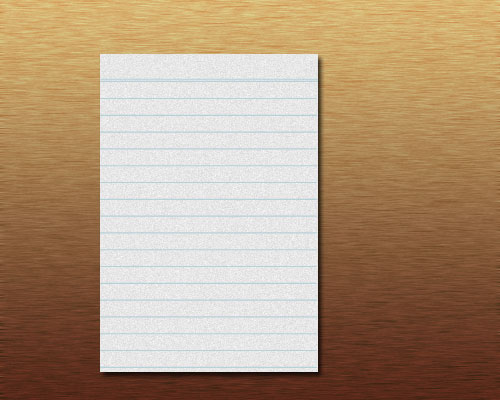
#> input picture sample.jpg, 500 x 400 px
$ python CamScanner.py
#> lines starting #> are read from the running program, lines starting #| are printed output that depends on the picture; after the words box and inside, x2 and y2 are one past the last pixel; in counts of white or black regions, pixels touching at a corner belong together
### mapper.py
#SOURCE CODE link:  https://www.pyimagesearch.com/2014/08/25/4-point-opencv-getperspective-transform-example/
#Gives the endpoints of any images

import numpy as np

def mapp(h):
    h = h.reshape((4,2))
    hnew = np.zeros((4,2),dtype = np.float32)

    add = h.sum(1)
    hnew[0] = h[np.argmin(add)]
    hnew[2] = h[np.argmax(add)]

    diff = np.diff(h,axis = 1)
    hnew[1] = h[np.argmin(diff)]
    hnew[3] = h[np.argmax(diff)]

    return hnew

### CamScanner.py
import cv2
import numpy as np

#import the mapper function: finds the endpoints of a picture
import mapper


#loading the image: location of the image on your local computer
image = cv2.imread('sample.jpg')
#> image is the input picture: shape (400, 500, 3); mean B, G, R 126.3, 153.2, 179


#resize the image --> smaller images work well with opencv
image = cv2.resize(image, (1300,800))
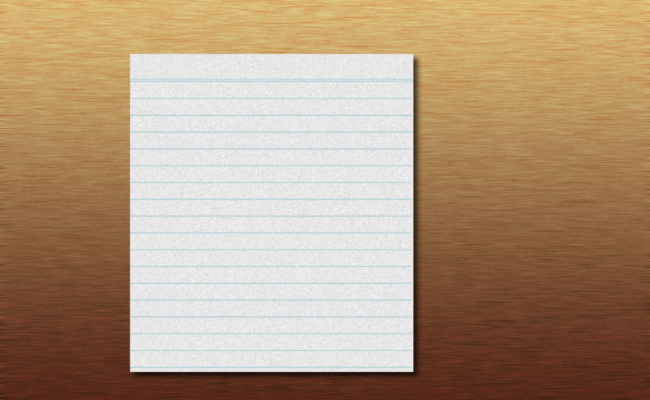
#> image: shape (800, 1300, 3) (shown at 1/2 size); mean B, G, R 126.3, 153.1, 178.9


#create a copy of the image
original = image.copy()


#convert to GRAY SCALE ---> cv2.COLOR_BGR2GRAY
gray = cv2.cvtColor(image, cv2.COLOR_BGR2GRAY)
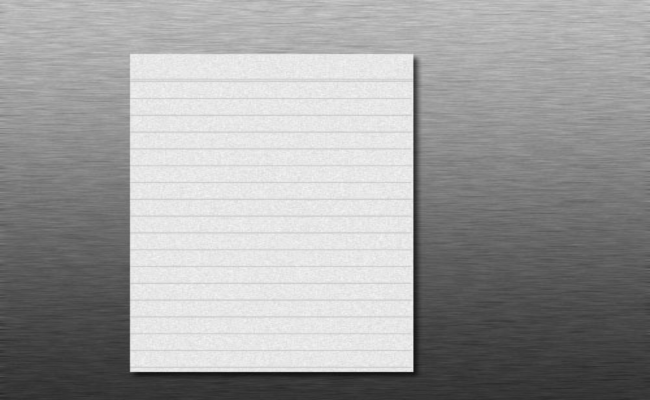
#> gray: shape (800, 1300) (shown at 1/2 size); min 8, max 247, mean 157.8


#using gaussian blur technique to smoothen the image ---> takes in three paramters : image || kernel-size || sigma
#the image should not be blurred too much; as it may loose its edges
blurred = cv2.GaussianBlur(gray, (5,5), 0)


#Canny Edge detection ---> takes in two values : minimum and maximum value
edge = cv2.Canny(blurred, 30, 50)
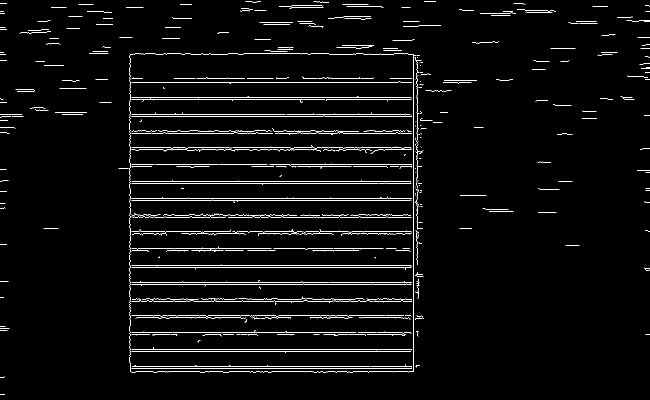
#> edge: shape (800, 1300) (shown at 1/2 size); 2.7% white in thin lines or dots


#NOISE REMOVAL
#To extract the boundary we use:
#It returns 3-items(image, contours, hierarchy) in a tuple
#We use the (CHAIN_APPROX_SIMPLE) approximation method
contours, hierarchy = cv2.findContours(edge, cv2.RETR_LIST, cv2.CHAIN_APPROX_SIMPLE)
#> contours = 411 contours, 408 with area under 20; largest, box (x1, y1, x2, y2) and area: (259, 107, 833, 745) 360130, (259, 107, 828, 745) 360128, (263, 192, 823, 205) 22


#we are interested in finding the boundary: so we use contours
contours = sorted(contours, key = cv2.contourArea, reverse=True)


#we use arc length function: Tries to find a square or a closed shape in the images
for c in contours:
    #True ---for closed shapes
    #False ---for lines and curves
    p = cv2.arcLength(c, True)
    #the image returned by the arcLength is not perfect square

    #so we use : approxPolyDP
    approx = cv2.approxPolyDP(c, 0.03*p, True)

    #if len(approx) is 4 then it means the function has retured a square/ rectangle

    if len(approx)==4:
        target = approx
        break
#> this loop made 1 pass
#> (p, target) on pass 1: (2515.8, [[260, 108], [260, 743], [826, 743], [832, 111]])


#target contains the final contours


#for the bird eye view: find the endponts of the images
#mapper.map --> finds the endpoint
approx = mapper.mapp(target)
#> in mapp, `h = h.reshape((4,2))`: h = [[260, 108], [260, 743], [826, 743], [832, 111]]
#> in mapp, `add = h.sum(1)`: add = [368, 1003, 1569, 943]
#> in mapp, `diff = np.diff(h,axis = 1)`: diff = [-152, 483, -83, -721]
#> approx = [[260, 108], [832, 111], [826, 743], [260, 743]]


#defining a BOUNDARY for the final image: [[top-left], [top-right], [bottom-right], [bottom-left]]
#NOTE: we have used float32 not float
pts = np.float32([[0,0],[800,0],[800,800],[0,800]])


#Using the get perspective transform function
output = cv2.getPerspectiveTransform(approx, pts)
#> output = [[1.39, 2.08e-17, -360.5], [-0.00651, 1.24, -132.4], [-8.14e-06, -1.65e-05, 1]]


#warpPerspective requires --> ORIGINAL image || output of getPerspectiveTransform || window-size
scanned = cv2.warpPerspective(original, output, (800,800))
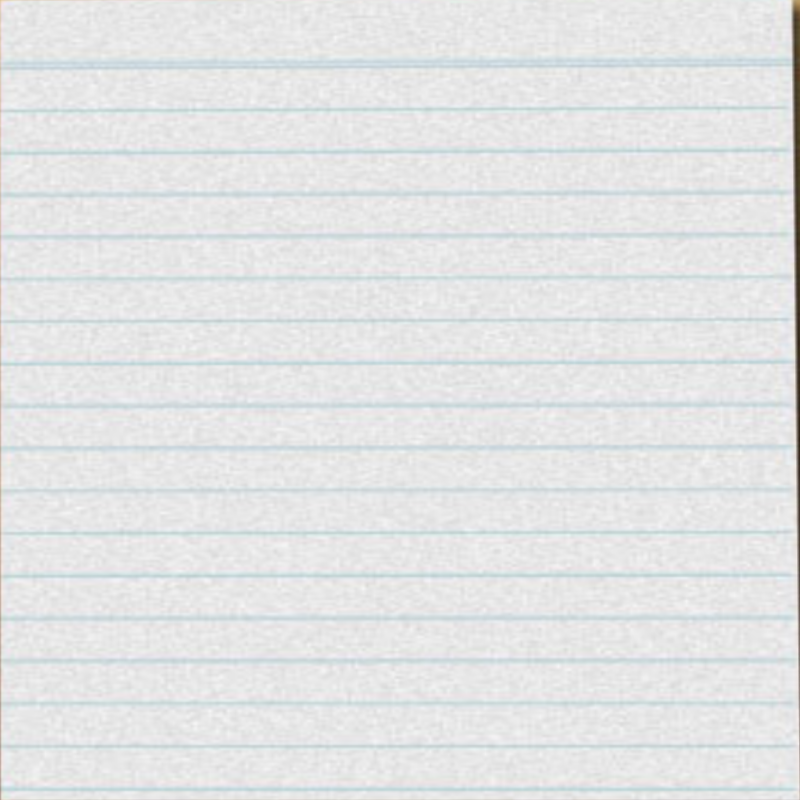
#> scanned: shape (800, 800, 3); mean B, G, R 229.1, 228.6, 227.2


#to show the images;
cv2.imshow('Image', scanned)


#save the image
cv2.imwrite('scanned.jpg',scanned)


#keeps the image intact ---> avoids sudden disappearing of the image
cv2.waitKey()
